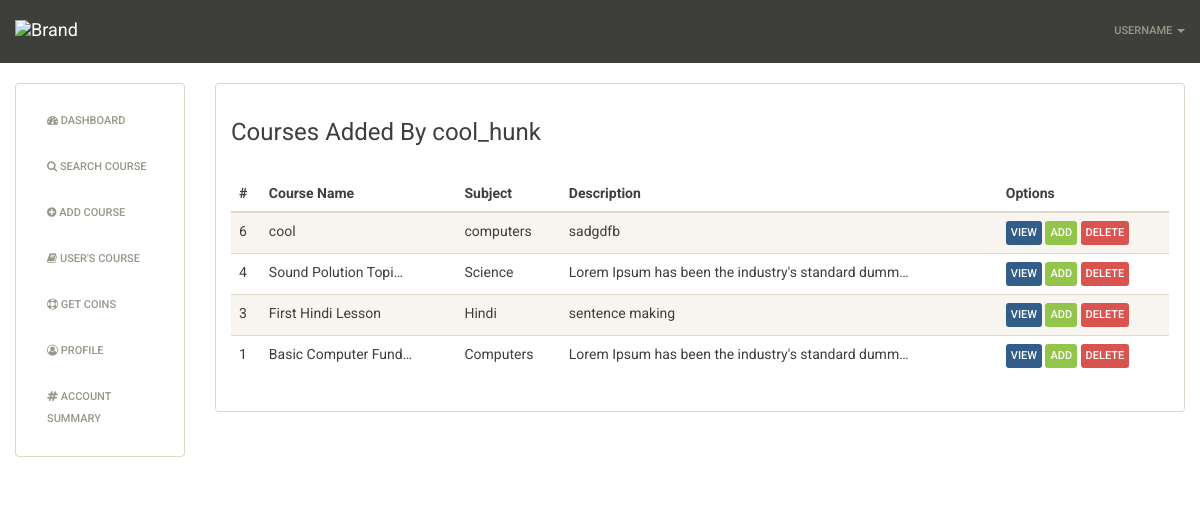
The page /desk/user_course/ (signed in) on the database its author committed.
### desk/models.py (models this page shows, shortened)
class Course(models.Model):
	user_name = models.CharField(max_length=120)
	course_name = models.CharField(max_length=120)
	subject = models.CharField(max_length=120)
	description = models.TextField()
	timestamp = models.DateTimeField(auto_now_add=True, auto_now=False)

### desk/views.py (the view)
def user_course(request):
	if request.user.is_authenticated():
		course_list = Course.objects.filter(user_name = request.user).order_by("-id")
		context = {
		"object_list": course_list
		}
		return render(request,"user_course.html", context)

### templates/user_course.html
{% extends "dash.html" %}
{% block content %}
<div>
<h3>Courses Added By {{ request.user }}</h3><br>
  <table class="table table-striped table-hover ">
  <thead>
    <tr>
      <th>#</th>
      <th>Course Name</th>
      <th>Subject</th>
      <th>Description</th>
      <th>Options</th>
    </tr>
  </thead>
  <tbody>
  {% for obj in object_list %}
    <tr>
      <td>{{ obj.id }}</td>
      <td>{{ obj.course_name | truncatechars:20 }}</td>
      <td>{{ obj.subject }}</td>
      <td>{{ obj.description | truncatechars:50 }}</td>
      <td>
      	<a href="" class="btn btn-primary btn-xs">view</a>
      	<a href="" class="btn btn-success btn-xs">add</a>
      	<a href="" class="btn btn-danger btn-xs">delete</a>
      </td>
    </tr>
    {% endfor %}
  </tbody>
</table>
</div>
{% endblock content %}

### templates/dash.html (shortened to what this page needs)
{% load staticfiles %}
<!DOCTYPE html>
<html lang="en">
  <head>
    <link href='{% static "css/dashboard.min.css" %}' rel="stylesheet">
<link href = "https://cdnjs.cloudflare.com/ajax/libs/font-awesome/4.7.0/css/font-awesome.css" rel="stylesheet">
  </head>
  <body>
	<nav class="navbar navbar-default navbar-static-top">
	  <div class="container-fluid">
	    <div class="navbar-header">
	      <a class="navbar-brand" href="/desk/">
		<img alt="Brand" src="...">
	      </a>
	    </div>
		<ul class="nav navbar-nav navbar-right">
		<li class="dropdown">
		  <a href="#" class="dropdown-toggle" data-toggle="dropdown" role="button" aria-haspopup="true" aria-expanded="false">UserName <span class="caret"></span></a>
		</li>
	      </ul>
	  </div>
	</nav>
<div class="container-fluid">
<div class="row">
<div class="col-sm-2">
<div class="panel panel-default">
  <div class="panel-body">
	<ul class="nav nav-pills nav-stacked">
	  <li role="presentation"><a href="/desk/"><i class="fa fa-tachometer" aria-hidden="true"></i> Dashboard</a></li>
  <li role="presentation"><a href="/desk/search/"><i class="fa fa-search" aria-hidden="true"></i> Search Course</a></li>
<li role="presentation"><a href="/desk/add_course/"><i class="fa fa-plus-circle" aria-hidden="true"></i> Add Course</a></li>
  <li role="presentation"><a href="/desk/user_course/"><i class="fa fa-book" aria-hidden="true"></i> User's Course</a></li>
<li role="presentation"><a href="/desk/coins/"><i class="fa fa-life-ring" aria-hidden="true"></i> Get Coins</a></li>
  <li role="presentation"><a href="/desk/profile/"><i class="fa fa-user-circle-o" aria-hidden="true"></i> Profile</a></li>
 <li role="presentation"><a href="/desk/summary/"><i class="fa fa-hashtag" aria-hidden="true"></i> Account Summary</a></li>
	</ul>
  </div>
</div>
</div>
<div class="col-sm-10">
  <div class="panel panel-default">
    <div class="panel-body">
		{% block content %}
		{% endblock content %}
    </div>
  </div>
</div>
</div>
</div>
  </body>
</html>

### rows shown on the page
Course: id "6", course_name "cool", subject "computers", description "sadgdfb"
Course: id "4", course_name "Sound Polution Topi…", subject "Science", description "Lorem Ipsum has been the industry's standard dumm…"
Course: id "3", course_name "First Hindi Lesson", subject "Hindi", description "sentence making"
Course: id "1", course_name "Basic Computer Fund…", subject "Computers", description "Lorem Ipsum has been the industry's standard dumm…"

### other values the page prints
{{ request.user }} "cool_hunk"
